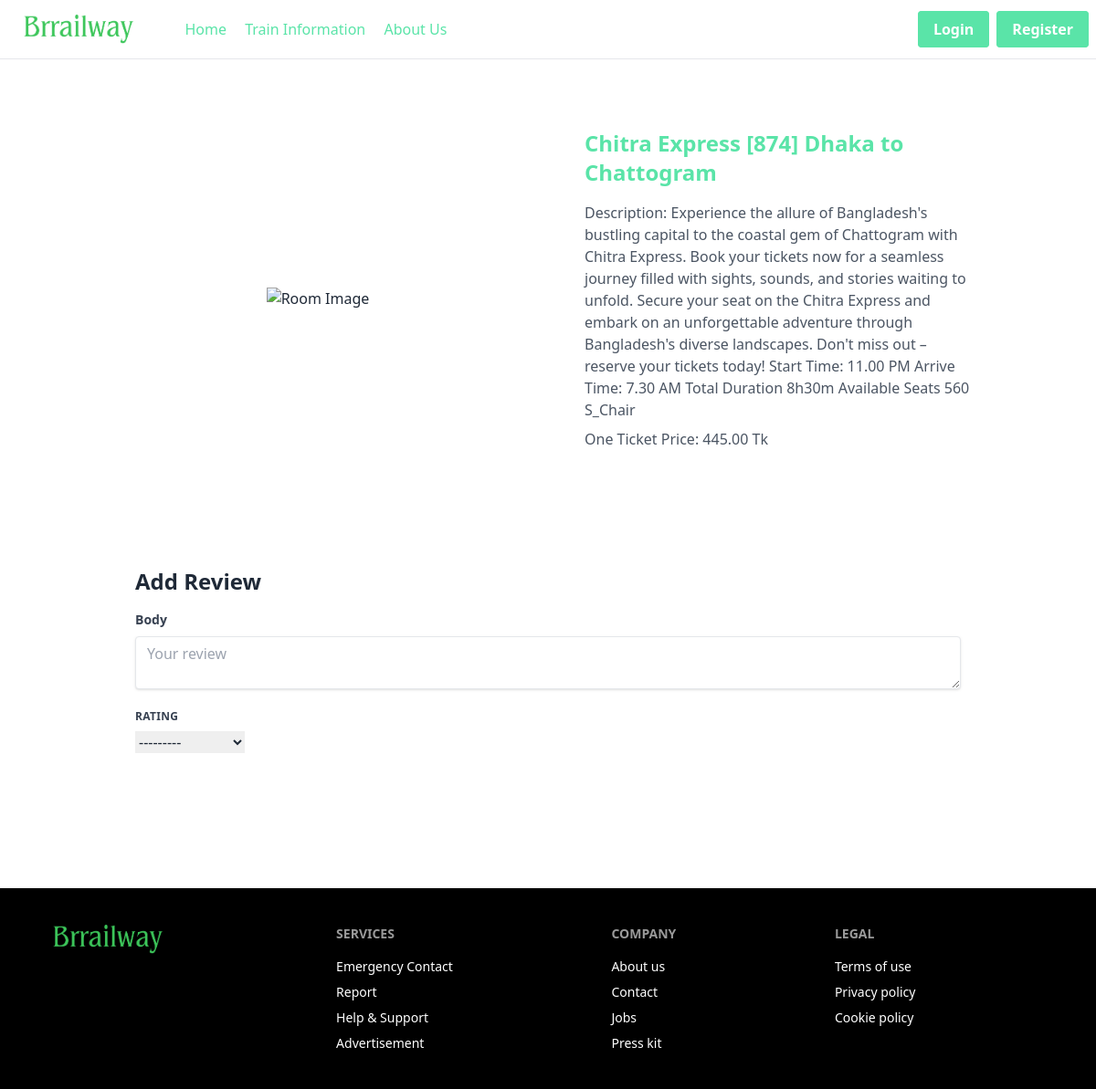
The page /train/details/3 on the database its author committed.
### train/models.py (models this page shows, shortened)
class Train(models.Model):
    title = models.CharField(max_length=100)
    description = models.TextField()
    image = models.ImageField(upload_to='media/')
    guest = models.IntegerField(choices=GUEST_CHOICES)
    price = models.DecimalField(max_digits=10, decimal_places=2)

### train/views.py (the view, shortened to what this page needs)
# urls.py: path('details/<int:id>',views.DetailsTrainView.as_view(), name='details_train'),
class DetailsTrainView(DetailView):
    model = Train
    template_name = 'details_train.html'
    pk_url_kwarg = 'id'
    context_object_name = 'train'
    def get_context_data(self, **kwargs):
        context = super().get_context_data(**kwargs)
        train = self.object
        reviews = train.comments.all()
        review_form= forms.ReviewForm()
        context['reviews']= reviews
        context['review_form']= review_form
        return context

### train/forms.py (shortened to what this page needs)
class ReviewForm(forms.ModelForm):
    class Meta:
        model = UserReviews
        fields = ['rating', 'body']
        widgets = {
            'rating': forms.Select(choices=STAR_CHOICES),
            'body': forms.Textarea(attrs={'rows': 4}),
        }
    def __init__(self, *args, **kwargs):
        self.train = kwargs.pop('train', None)
        self.user = kwargs.pop('user', None)
        super().__init__(*args, **kwargs)

### train/templates/details_train.html (shortened to what this page needs)
{% extends "base.html" %}
{% block content %}
<div class="flex bg-white mt-5 rounded-md m-2">
  <div class="w-1/2 flex justify-center items-center py-5">
    <img src="https://yearlynews.com/wp-content/uploads/2021/07/Dhaka-to-Tangail-Train-780x470.png" class="max-w-full" style="max-width: 400px;" alt="Room Image">
  </div>
  <div class="w-1/2 p-4">
    <div class="bg-white p-6">
      <h5 class="text-2xl font-bold mb-4">
        <a href="#" class="text-[#5AE4A8] ">{{ train.title }}</a>
      </h5>
      <p class="text-gray-600 mb-2">Description: {{ train.description }}</p>
      <p class="text-gray-600 mb-5">One Ticket Price: {{ train.price }} Tk</p>
    </div>
  </div>
</div>
<div class="card mt-4 m-2 bg-white rounded-md p-5">
  <div class="card-body">
    <form method="POST" enctype="multipart/form-data">
      <h1 class="mb-4 text-2xl font-bold">Add Review</h1>
      <div class="mb-4">
        <label for="body" class="block text-gray-700 text-sm font-bold mb-2">Body</label>
        <textarea id="body" name="body" placeholder="Your review" class="shadow appearance-none border rounded w-full py-2 px-3 text-gray-700 bg-white leading-tight focus:outline-none focus:shadow-outline"></textarea>
      </div>
      <div class="mb-4">
        <label class="block uppercase tracking-wide text-gray-700 bg-white text-xs font-bold mb-2" for="{{ review_form.rating.id_for_label }}">
          {{ review_form.rating.label }}
        </label>
        {{ review_form.rating }}
      </div>
    </form>
  </div>
</div>
{% endblock %}

### rows shown on the page
Train: title "Chitra Express [874] Dhaka to Chattogram", description "Experience the allure of Bangladesh's bustling capital to the coastal gem of Chattogram with Chitra Express. Book your tickets now for a seamless journey filled with sights, sounds, and stories waiting to unfold. Secure your seat on the Chitra Express and embark on an unforgettable adventure through Bangladesh's diverse landscapes. Don't miss out – reserve your tickets today! Start Time: 11.00 PM Arrive Time: 7.30 AM Total Duration 8h30m Available Seats 560 S_Chair", price "445.00"

### other values the page prints
{{ review_form.rating.label }} "RATING"
